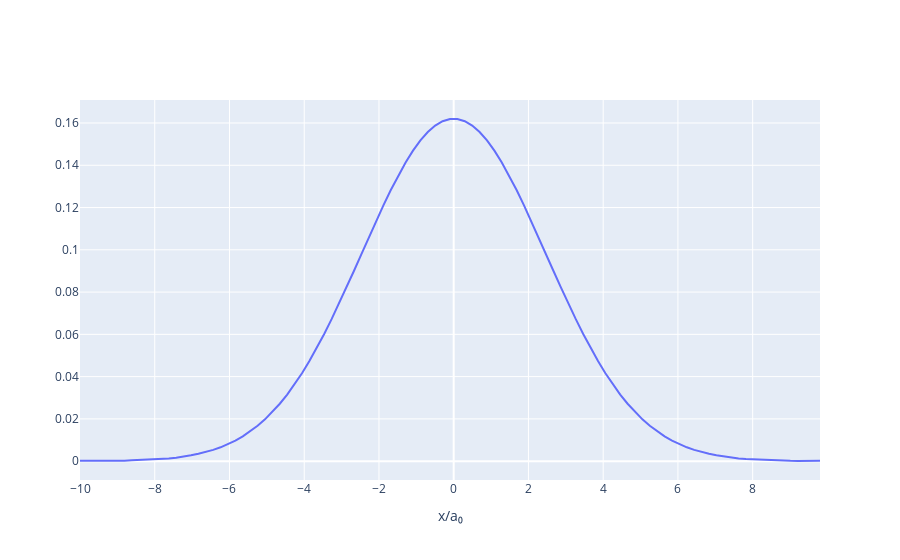

This figure's notebook cell:
### Markdown cell above
Evolve the wave function for a time $T=4.5$, plot the result.

### Code cell
qm.evolve_schrodinger(45)
qm.plot_field(np.abs(qm.psi)**2)
